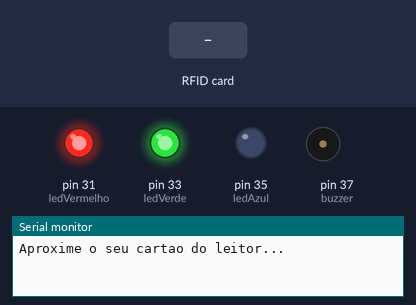
Simulated run of this sketch. Board: Arduino Mega 2560, built with avr-gcc and run on an emulated ATmega2560. Parts: output pins drawn as LEDs (lit = HIGH), buzzer (waves = sounding), the last lines printed to the serial monitor. The inputs (shaded band) are chosen by the test bench. Pins used as bus, display or sensor lines are not drawn.

Above: at 1.2 s.
1.3 s: RFID card 40 1F 63 46 held to the reader
At 1.57 s:
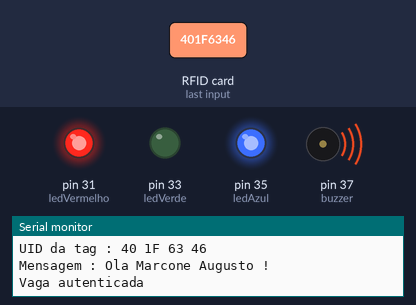
At 3.0 s:
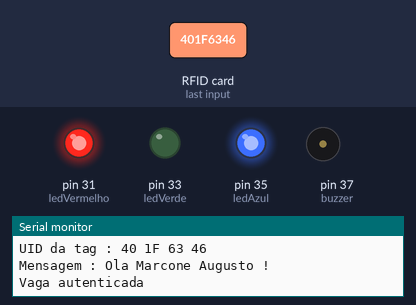
4.3 s: RFID card 39 13 35 5B held to the reader
At 6.0 s:
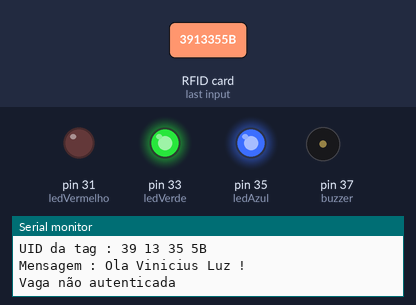
7.3 s: RFID card 5E 7A 19 C4 held to the reader
Timing chart, 0 to 10.3 s (numbered marks = the images above; inputs shaded):
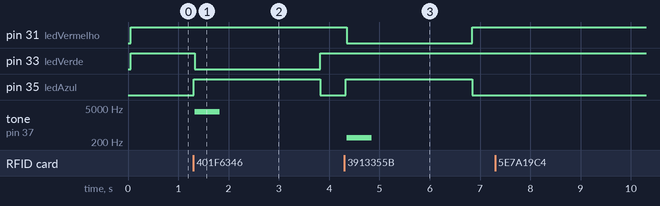

Measured:
- after the input at 1.3 s, pin 33 (ledVerde): HIGH → LOW at once, → HIGH 2.5 s later; pin 35 (ledAzul): LOW → HIGH at once, → LOW 2.5 s later; tone on pin 37 (buzzer): silent → 3500 Hz at once, → silent 0.50 s later
- after the input at 4.3 s, pin 31 (ledVermelho): HIGH → LOW after 0.05 s, → HIGH 2.5 s later; pin 35 (ledAzul): LOW → HIGH at once, → LOW 2.5 s later; tone on pin 37 (buzzer): silent → 300 Hz after 0.05 s, → silent 0.50 s later

The sketch:

leitor_RFID.ino
```cpp
//Programa : RFID - Controle de Acesso leitor RFID
//Autor : MARCONE AUGUSTO

#include <SPI.h>
#include <MFRC522.h>

#define SS_PIN 53
#define RST_PIN 22
MFRC522 mfrc522(SS_PIN, RST_PIN);   // Crie a instância MFRC522.

char st[20];
// selecione os pinos para os LEDs e buzzer
int ledVerde = 33, ledVermelho = 31, ledAzul = 35, buzzer = 37;

void setup()
{
  Serial.begin(9600);   // Inicia a serial
  // declara o pinos dos LEDs como um OUTPUT:
  pinMode(ledVerde , OUTPUT);
  pinMode(ledVermelho , OUTPUT);
  pinMode(ledAzul , OUTPUT);
  pinMode(buzzer , OUTPUT);
  SPI.begin();     // Inicia o barramento SPI
  mfrc522.PCD_Init();   // Inicia MFRC522
  Serial.println("Aproxime o seu cartao do leitor...");
  Serial.println();
}

void loop()
{
  digitalWrite(ledAzul , LOW);
  digitalWrite(ledVerde , HIGH);
  digitalWrite(ledVermelho , HIGH);
  // Procure por novos cartões
  if ( ! mfrc522.PICC_IsNewCardPresent()){
    return;
  }
  // Selecione um dos cartões
  if ( ! mfrc522.PICC_ReadCardSerial()){
    return;
  }
  //Mostra o UID na serial
  Serial.print("UID da tag :");
  String conteudo= "";
  byte letra;
  for (byte i = 0; i < mfrc522.uid.size; i++)
  {
     Serial.print(mfrc522.uid.uidByte[i] < 0x10 ? " 0" : " ");
     Serial.print(mfrc522.uid.uidByte[i], HEX);
     conteudo.concat(String(mfrc522.uid.uidByte[i] < 0x10 ? " 0" : " "));
     conteudo.concat(String(mfrc522.uid.uidByte[i], HEX));
  }
  Serial.println();
  Serial.print("Mensagem : ");
  conteudo.toUpperCase();
  digitalWrite(ledAzul , HIGH);
  if (conteudo.substring(1) == "40 1F 63 46") //UID 1 - Chaveiro
  {
    Serial.println("Ola Marcone Augusto !");
    Serial.println("Vaga autenticada");
    Serial.println();
    digitalWrite(ledVerde , LOW);
    buzina_aprovado();
    delay(2500);
    digitalWrite(ledVerde , HIGH);
  }

  if (conteudo.substring(1) == "39 13 35 5B") //UID 2 - Cartao
  {
    Serial.println("Ola Vinicius Luz !");
    Serial.println("Vaga não autenticada");
    Serial.println();
    digitalWrite(ledVermelho , LOW);
    buzina_rejeitado();
    delay(2500);
    digitalWrite(ledVermelho , HIGH);
  }
}

void buzina_aprovado(){
    int frequencia = 3500;
    tone(buzzer,frequencia,500);
}
void buzina_rejeitado(){
    int frequencia = 300;
    tone(buzzer,frequencia,500);
}
```
